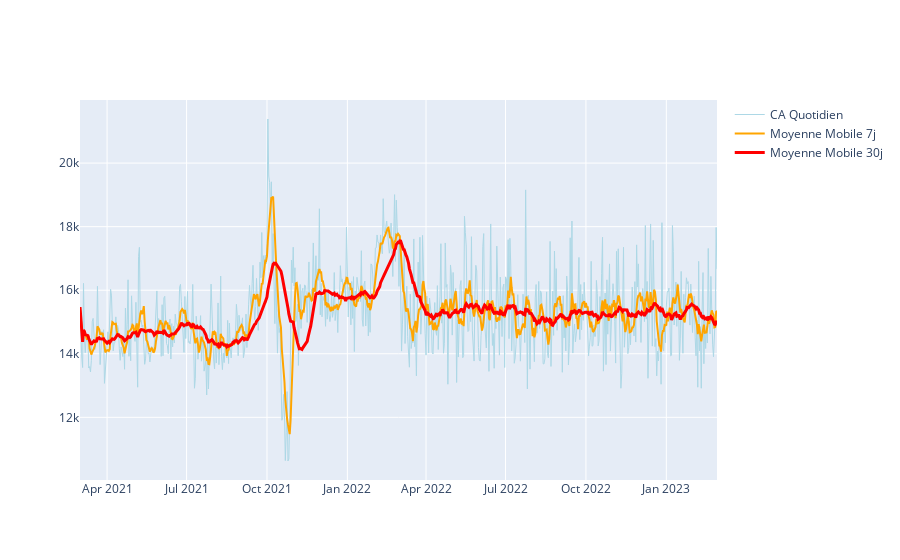

The notebook cell this image was saved under:
### Code cell
fig.add_trace(go.Scatter(
    x=ca_daily.index, 
    y=ca_daily['Moyenne_mobile_30'],
    mode='lines', 
    name='Moyenne Mobile 30j', 
    line=dict(width=3, color='red'),
    hovertemplate='Date: %{x}<br>Moyenne 30j: %{y:,.2f}€<extra></extra>'
))

### Figure 1 — Plotly figure (JSON) as saved in the notebook; plotly's stock layout.template omitted (floating-point values rounded to 4 significant figures; data arrays with more than 128 entries replaced by an {"elided": "..."} marker saying what was removed)
{"data": [{"hovertemplate": "Date: %{x}<br>CA: %{y:,.2f}€<extra></extra>", "line": {"color": "lightblue", "width": 1}, "mode": "lines", "name": "CA Quotidien", "type": "scatter", "x": {"elided": "730 str values"}, "y": {"elided": "730 float values"}}, {"hovertemplate": "Date: %{x}<br>Moyenne 7j: %{y:,.2f}€<extra></extra>", "line": {"color": "orange", "width": 2}, "mode": "lines", "name": "Moyenne Mobile 7j", "type": "scatter", "x": {"elided": "730 str values"}, "y": {"elided": "730 float values"}}, {"hovertemplate": "Date: %{x}<br>Moyenne 30j: %{y:,.2f}€<extra></extra>", "line": {"color": "red", "width": 3}, "mode": "lines", "name": "Moyenne Mobile 30j", "type": "scatter", "x": {"elided": "730 str values"}, "y": {"elided": "730 float values"}}], "layout": {}}
